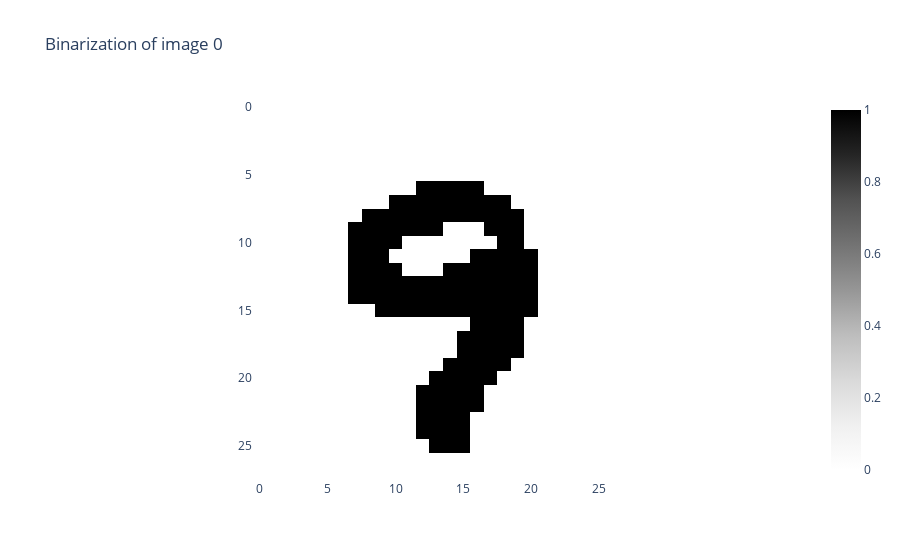

The notebook cell this image was saved under:
### Code cell
from gtda.images import Binarizer

# Pick out index of first 9 image
im9_idx = np.flatnonzero(y_train == "9")[8]
# Reshape to (n_samples, n_pixels_x, n_pixels_y) format
im9 = X_train[im9_idx][None, :, :]

binarizer = Binarizer(threshold=0.4)
im9_binarized = binarizer.fit_transform(im9)

binarizer.plot(im9_binarized)

### Figure 1 — Plotly figure (JSON) as saved in the notebook; plotly's stock layout.template omitted (floating-point values rounded to 4 significant figures; data arrays with more than 128 entries replaced by an {"elided": "..."} marker saying what was removed)
{"data": [{"colorscale": [[0, "rgb(255,255,255)"], [0.125, "rgb(240,240,240)"], [0.25, "rgb(217,217,217)"], [0.375, "rgb(189,189,189)"], [0.5, "rgb(150,150,150)"], [0.625, "rgb(115,115,115)"], [0.75, "rgb(82,82,82)"], [0.875, "rgb(37,37,37)"], [1, "rgb(0,0,0)"]], "type": "heatmap", "z": {"elided": "28x28 int values"}}], "layout": {"plot_bgcolor": "white", "title": {"text": "Binarization of image 0"}, "xaxis": {"constrain": "domain", "scaleanchor": "y"}, "yaxis": {"autorange": "reversed", "constrain": "domain"}}}
